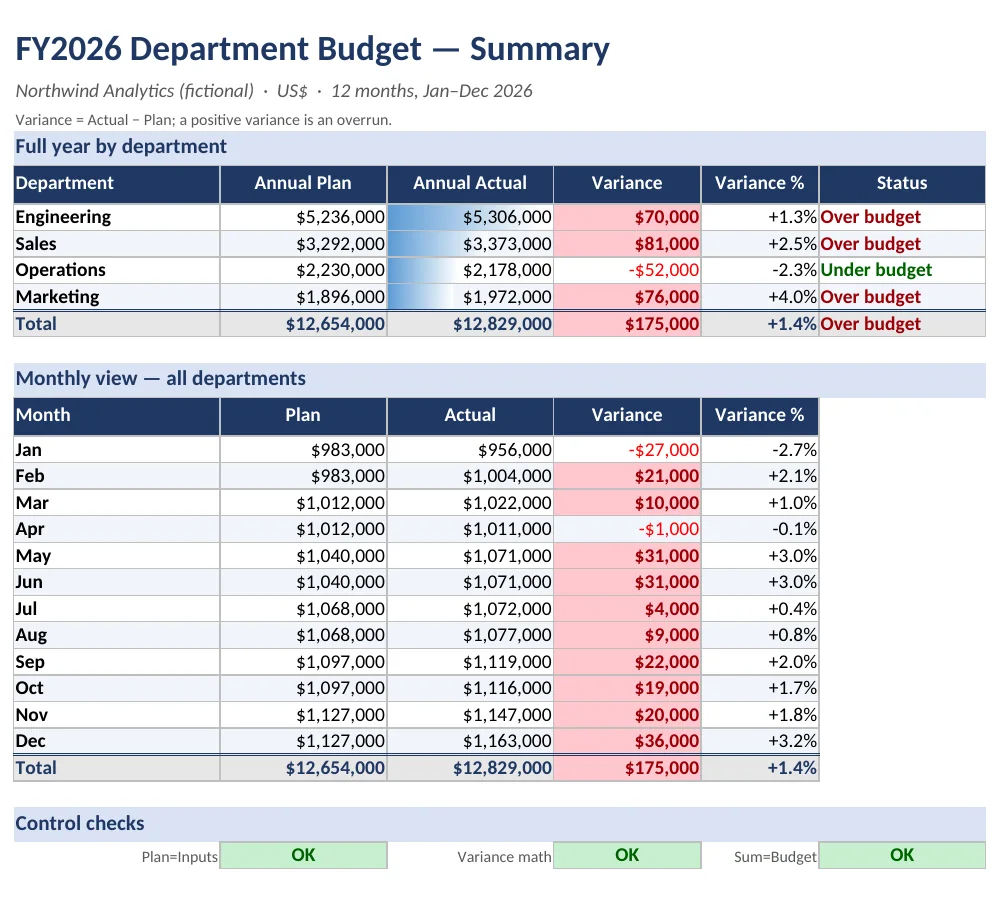
#> input picture site/src/assets/budget.webp, 999 x 901 px; its folder holds only this picture in this run
$ python -i lo.py   (imports and definitions only)
#> lines starting #> are read from the running program, lines starting #| are printed output that depends on the picture
"""LibreOffice / poppler helpers shared by the scripts of this skill (import, not a CLI).

convert(src, "pdf") runs soffice headless with a private throw-away profile, so it never
collides with another soffice process in the sandbox, and enforces a timeout.
"""
from __future__ import annotations

import os
import shutil
import subprocess
import tempfile


class OfficeError(RuntimeError):
    pass


# [47 lines left out: functions convert, pdf_page_count, pdf_to_pngs, not called in this run]


def contact_sheet(images: list[str], out: str, cols: int = 3, thumb_width: int = 400,
                  labels: bool = True, label_start: int = 1) -> str:
    """Grid of thumbnails with page/slide numbers, white background, thin borders."""
    from PIL import Image, ImageDraw, ImageFont

    if not images:
        raise OfficeError("no images for the contact sheet")
    thumbs = []
    for path in images:
        im = Image.open(path).convert("RGB")
        ratio = thumb_width / im.width
        thumbs.append(im.resize((thumb_width, max(1, int(im.height * ratio)))))
    cell_h = max(t.height for t in thumbs)
    pad, label_h = 16, 22 if labels else 0
    rows = (len(thumbs) + cols - 1) // cols
    sheet = Image.new("RGB", (cols * (thumb_width + pad) + pad, rows * (cell_h + pad + label_h) + pad), "white")
    draw = ImageDraw.Draw(sheet)
    try:
        font = ImageFont.truetype("/usr/share/fonts/truetype/liberation/LiberationSans-Regular.ttf", 14)
    except OSError:
        font = ImageFont.load_default()
    for i, t in enumerate(thumbs):
        x = pad + (i % cols) * (thumb_width + pad)
        y = pad + (i // cols) * (cell_h + pad + label_h)
        if labels:
            draw.text((x, y), str(label_start + i), fill=(74, 85, 104), font=font)
        sheet.paste(t, (x, y + label_h))
        draw.rectangle([x - 1, y + label_h - 1, x + t.width, y + label_h + t.height], outline=(180, 186, 196))
    sheet.save(out)
    return out

>>> import cv2
>>> picture = cv2.imread('../../../../../../site/src/assets/budget.webp', cv2.IMREAD_GRAYSCALE)
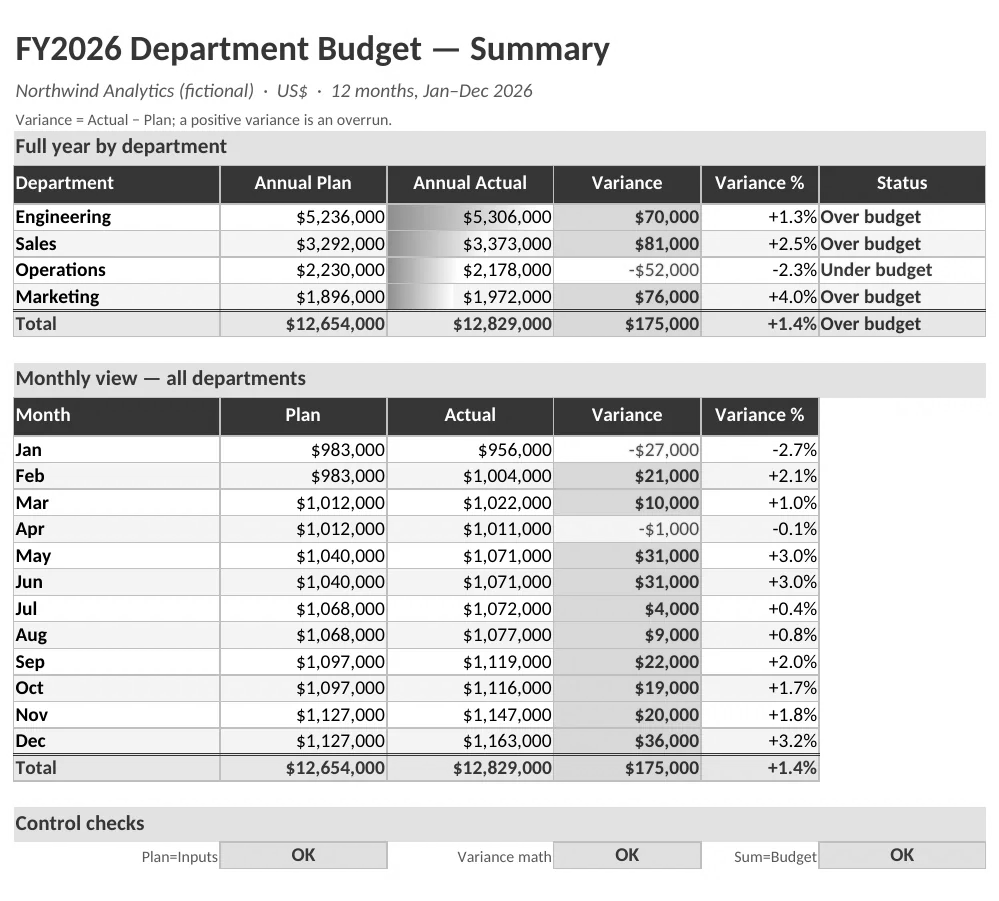
#> picture: shape (901, 999); min 0, max 255, mean 219.5
>>> result = contact_sheet(picture, 'out.png')
#> (the run stopped early here; a loop or call above may not have finished)

$ run again, on site/src/assets/deck-revenue.webp
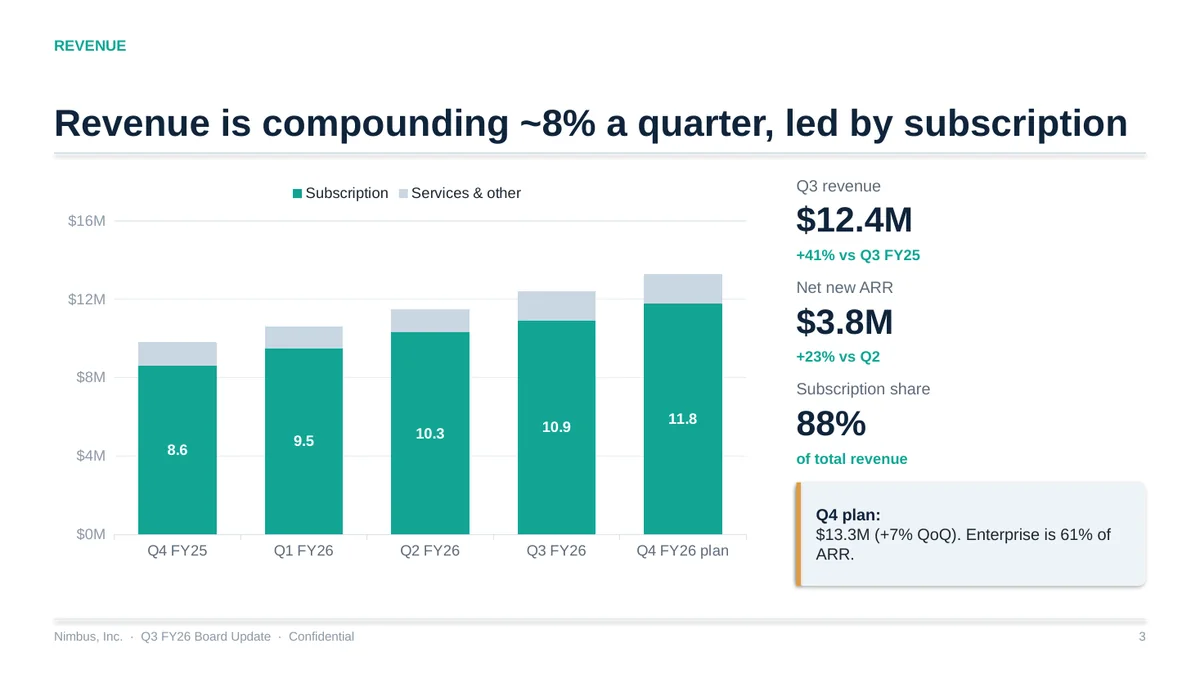
#> input picture site/src/assets/deck-revenue.webp, 1200 x 675 px
#> `picture = cv2.imread('../../../../../../site/src/assets/budget.webp', ..`:
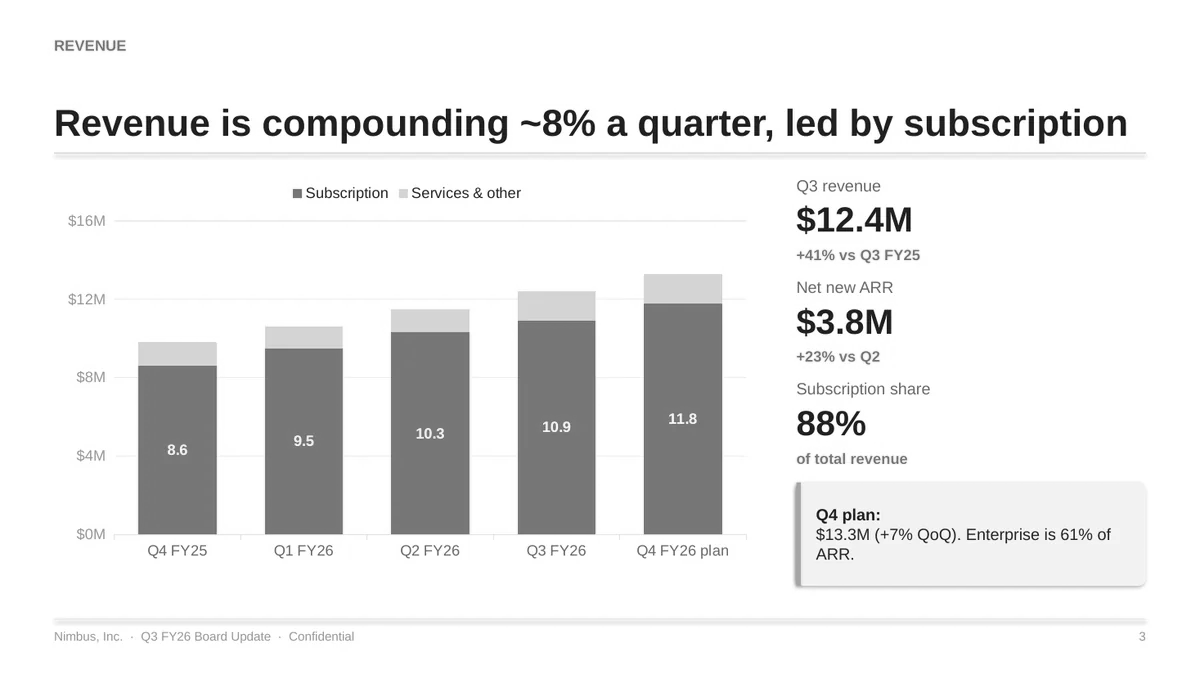
#> picture: shape (675, 1200); min 0, max 255, mean 234.8
